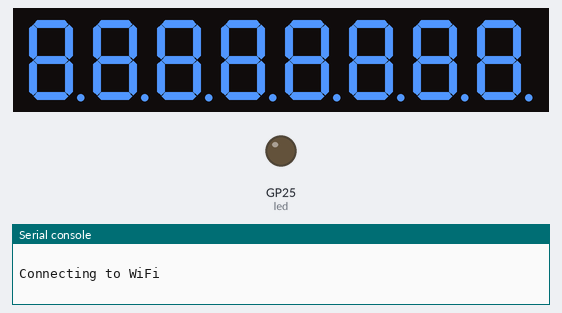
A program run on a simulated Raspberry Pi Pico running CircuitPython. On the bench: 8-digit seven-segment display, output pins drawn as LEDs (lit = HIGH), the last lines printed to the serial console. The clock reads 2024-03-15 10:24:30 at power-on unless the program sets it; values from a settings file that is not in the repository are placeholders.

Above: at 0.1 s.
At 1.77 s:
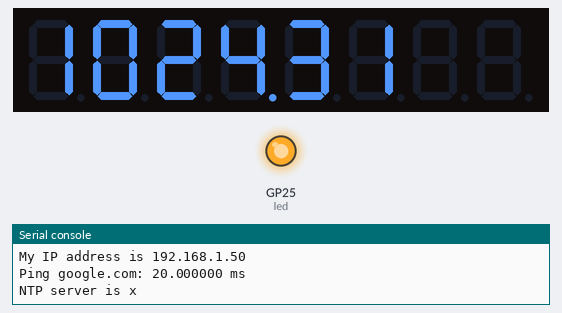
At 10.1 s:
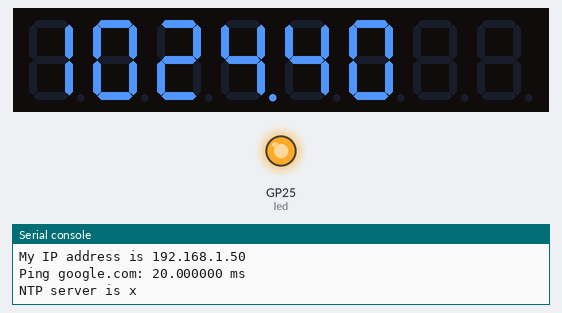
At 19.1 s:
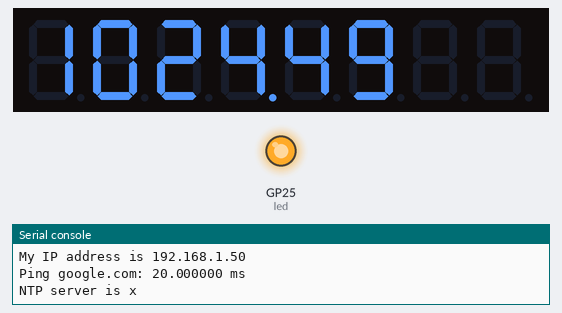
At 29.1 s:
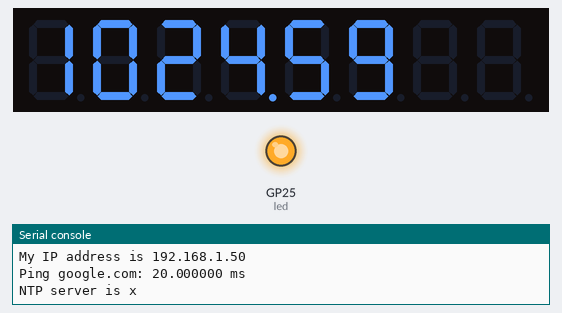
At 38.1 s:
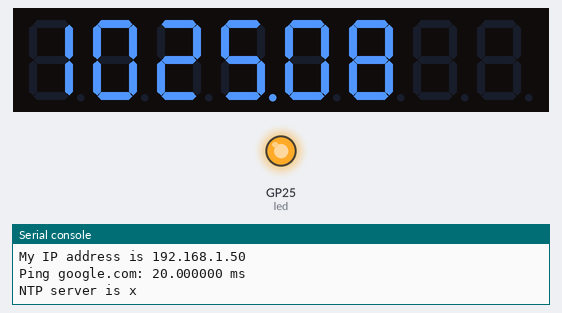

Measured:
- what the display in image 1 shows lasts 0.5 s, from 1.5 s to 2.0 s
- what the display in image 2 shows lasts 1.1 s, from 10.0 s to 11.1 s

The program:

ntp-clock_Seg7x4_code.py
```python
# (licence header left out)
import board
import busio
import digitalio

import os
import ipaddress
import wifi
import socketpool
import time
import adafruit_datetime as datetime

import adafruit_ntp
import rtc
#import ntptime
from adafruit_ht16k33.segments import Seg7x4

time_offset = float(os.getenv('TIME_OFFSET'))

i2c = busio.I2C(board.GP3, board.GP2)
display = Seg7x4(i2c, address=(0x71, 0x70))
display.fill(1)

led = digitalio.DigitalInOut(board.LED)
led.direction = digitalio.Direction.OUTPUT
led.value = False

print()
print("Connecting to WiFi")

#  connect to your SSID
wifi.radio.connect(os.getenv('WIFI_SSID'), os.getenv('WIFI_PASSWORD'))

print("Connected to WiFi")
led.value = True

pool = socketpool.SocketPool(wifi.radio)

#  prints MAC address to REPL
print("My MAC addr:", [hex(i) for i in wifi.radio.mac_address])

#  prints IP address to REPL
print("My IP address is", wifi.radio.ipv4_address)

#  pings Google
ipv4 = ipaddress.ip_address("8.8.4.4")
print("Ping google.com: %f ms" % (wifi.radio.ping(ipv4)*1000))

ntp_server = os.getenv('NTP_SERVER')
ntp = adafruit_ntp.NTP(pool, server = ntp_server, tz_offset=0)
print("NTP server is", ntp_server)
rtc.RTC().datetime = ntp.datetime

display.fill(0)

while True:
    #print(ntp.datetime)

    now = datetime.datetime.now()

    # Apply timezone
    now = now + datetime.timedelta(hours = time_offset)

    #print(now)

    hour = now.hour
    minute = now.minute
    second = now.second

    display.print('{0: >2d}{1:0>2d}.{2:0>2d}  '.format(hour,minute,second))
    #print('{0: >2d}:{1:0>2d}.{2:0>2d}  '.format(hour,minute,second))

    # Toggle colon
    display.colon = (second % 2)              # Toggle colon at 1Hz
    # Wait a quarter second (less than 1 second to prevent colon blinking getting in phase with odd/even seconds).
    time.sleep(0.05)
```
